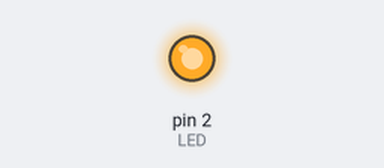
Bench run of a sketch on a simulated Arduino Uno, built with avr-gcc and run on an emulated ATmega328P. On the bench: output pins drawn as LEDs (lit = HIGH).

Above: at 0.5 s.
At 9.0 s:
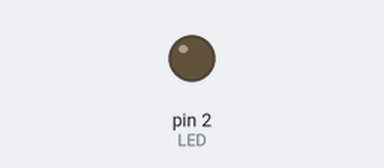
Timing chart, 0 to 13.0 s (numbered marks = the images above):
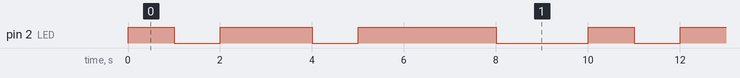

The sketch:

LED.ino
```cpp
// LED blinking :)
int i = 0;

#define LED 2
void setup (void)
{
  pinMode (LED, OUTPUT);
}

void loop (void)
{
  if (i < 3)
  {
	  digitalWrite(LED, HIGH);
	  delay(1000 + 1000 * i);
	  i = i + 1;
  } else
  {
	  i = 0;
  }
  digitalWrite(LED, LOW);
  delay(1000);
}
```

Measured:
- by itself, pin 2 (LED): repeats every 10.0 s: LOW 1.0 s, HIGH 2.0 s, LOW 1.0 s, HIGH 3.0 s, LOW 2.0 s, HIGH 1.0 s
- by itself, everything shown: repeats every 10.0 s, in 6 steps
